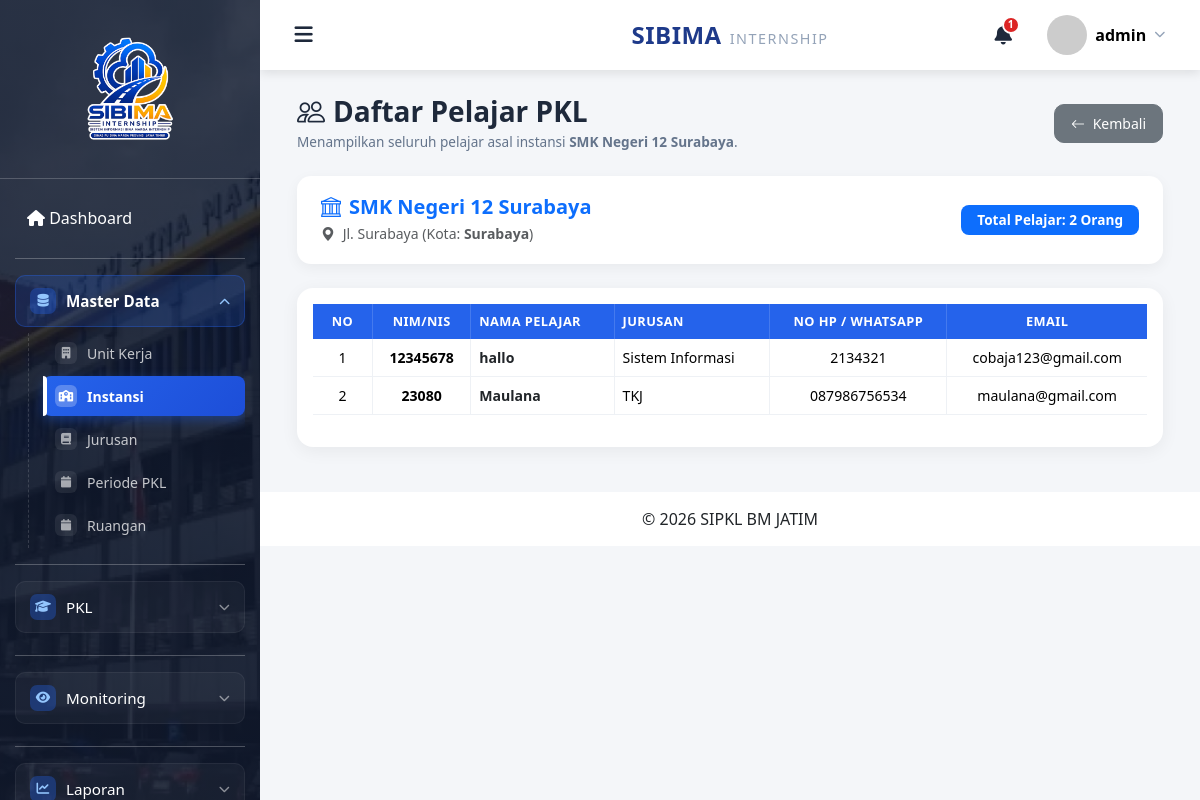
The app's page /admin/instansi/daftar_pelajar.php?id=8 (signed in) with its own data.
### tables this page shows
CREATE TABLE `instansi` (
  `id` bigint(20) NOT NULL,
  `nama_instansi` varchar(255) NOT NULL,
  `alamat` text DEFAULT NULL,
  `kota` varchar(100) DEFAULT NULL,
  `created_at` timestamp NULL DEFAULT NULL,
  `updated_at` timestamp NULL DEFAULT NULL
);

CREATE TABLE `pelajar` (
  `id` bigint(20) NOT NULL,
  `user_id` bigint(20) DEFAULT NULL,
  `nim` varchar(30) DEFAULT NULL,
  `nama` varchar(100) DEFAULT NULL,
  `instansi_id` int(11) NOT NULL,
  `jurusan_id` int(11) DEFAULT NULL,
  `id_ruangan` int(11) DEFAULT NULL,
  `alamat` text DEFAULT NULL,
  `no_hp` varchar(20) DEFAULT NULL,
  `email` varchar(100) DEFAULT NULL,
  `foto` varchar(255) DEFAULT NULL,
  `created_at` timestamp NULL DEFAULT NULL,
  `updated_at` timestamp NULL DEFAULT NULL,
  `last_notif_read` datetime DEFAULT NULL
);

CREATE TABLE `jurusan` (
  `id` bigint(20) NOT NULL,
  `nama_jurusan` varchar(255) NOT NULL,
  `jenjang` enum('SMA','SMK','MA','D3','D4','S1','S2') DEFAULT NULL,
  `created_at` timestamp NULL DEFAULT NULL,
  `updated_at` timestamp NULL DEFAULT NULL
);

### admin/instansi/daftar_pelajar.php (the view, shortened to what this page needs)
<?php
    include "../../config/config.php";
    $id_instansi = isset($_GET['id']) ? mysqli_real_escape_string($conn, $_GET['id']) : '';
    $query_instansi = mysqli_query($conn, "SELECT * FROM instansi WHERE id = '$id_instansi'");
    $instansi = mysqli_fetch_assoc($query_instansi);
    $query_pelajar = mysqli_query($conn, "
    SELECT p.*, j.nama_jurusan
    FROM pelajar p
    LEFT JOIN jurusan j ON p.jurusan_id = j.id
    WHERE p.instansi_id = '$id_instansi'
    ORDER BY p.id DESC
");
    include "../../include/header.php";
    include "../../include/navbar.php";
    include "../../include/sidebar.php";
?>
<div class="container-fluid">
    <div class="page-header-bar">
        <div>
            <h3><i class="bi bi-people me-2"></i>Daftar Pelajar PKL</h3>
            <p>Menampilkan seluruh pelajar asal instansi
                <b><?php echo htmlspecialchars($instansi['nama_instansi']); ?></b>.
            </p>
        </div>
        <a href="index.php" class="btn btn-secondary btn-sm px-3 py-2" style="border-radius: 10px;">
            <i class="bi bi-arrow-left me-1"></i> Kembali
        </a>
    </div>
    <div class="instansi-info-box">
        <div>
            <h5 class="fw-bold text-primary mb-1"><i
                    class="bi bi-bank me-2"></i><?php echo htmlspecialchars($instansi['nama_instansi']); ?></h5>
            <p class="text-muted mb-0 small"><i class="bi bi-geo-alt-fill me-1"></i>
                <?php echo ! empty($instansi['alamat']) ? htmlspecialchars($instansi['alamat']) : '-'; ?> (Kota:
                <b><?php echo ! empty($instansi['kota']) ? htmlspecialchars($instansi['kota']) : '-'; ?></b>)
            </p>
        </div>
        <div>
            <span class="badge bg-primary px-3 py-2" style="font-size: 0.85rem; border-radius: 8px;">
                Total Pelajar: <?php echo mysqli_num_rows($query_pelajar); ?> Orang
            </span>
        </div>
    </div>
    <div class="card card-table">
        <div class="card-body">
            <div class="table-responsive">
                <table id="tabelPelajarInstansi" class="table table-hover table-modern-pelajar">
                    <thead>
                        <tr>
                            <th width="60">No</th>
                            <th>NIM/NIS</th>
                            <th class="text-left-col">Nama Pelajar</th>
                            <th class="text-left-col">Jurusan</th>
                            <th>No HP / WhatsApp</th>
                            <th>Email</th>
                        </tr>
                    </thead>
                    <tbody>
                        <?php
                            $no = 1;
                            if (mysqli_num_rows($query_pelajar) > 0) {
                                while ($row = mysqli_fetch_assoc($query_pelajar)) {
                                ?>
                        <tr>
                            <td><?php echo $no++; ?></td>
                            <td><span class="fw-semibold"><?php echo htmlspecialchars($row['nim']); ?></span></td>
                            <td class="text-left-col fw-bold text-dark"><?php echo htmlspecialchars($row['nama']); ?>
                            </td>
                            <td class="text-left-col">
                                <?php echo ! empty($row['nama_jurusan']) ? htmlspecialchars($row['nama_jurusan']) : '<span class="text-muted">-</span>'; ?>
                            </td>
                            <td><?php echo ! empty($row['no_hp']) ? htmlspecialchars($row['no_hp']) : '-'; ?></td>
                            <td><?php echo ! empty($row['email']) ? htmlspecialchars($row['email']) : '-'; ?></td>
                        </tr>
                        <?php
                            }
                            }
                        ?>
                    </tbody>
                </table>
            </div>
        </div>
    </div>
</div>
<?php include "../../include/footer.php"; ?>

### assets/css/style.css (style rules this page uses)
* { margin:0; padding:0; box-sizing:border-box; }
body { background:#f4f6f9; font-family:'Segoe UI',sans-serif; }
a { text-decoration:none; }
.card { border:none; border-radius:15px; box-shadow:0 5px 15px rgba(0,0,0,.08); }

### admin/instansi/daftar_pelajar.php (style rules this page uses)
.page-header-bar { display: flex; justify-content: space-between; align-items: center; margin-bottom: 1.5rem; }
.page-header-bar h3 { font-weight: 700; color: #1e293b; margin: 0; }
.page-header-bar p { color: #64748b; font-size: 0.85rem; margin: 0.2rem 0 0; }
.card-table { border: none; border-radius: 16px; box-shadow: 0 4px 18px rgba(0, 0, 0, 0.06); }
table.table-modern-pelajar { border-collapse: separate !important; border-spacing: 0; width: 100% !important; }
table.table-modern-pelajar thead th { background: #2563eb; color: #fff; border: none !important; font-size: 0.8rem; text-transform: uppercase; letter-spacing: 0.4px; white-space: nowrap; text-align: center; border-right: 1px solid rgba(255, 255, 255, 0.15) !important; }
table.table-modern-pelajar thead th:last-child { border-right: none !important; }
table.table-modern-pelajar thead th.text-left-col { text-align: left; }
table.table-modern-pelajar tbody td { vertical-align: middle; font-size: 0.88rem; border-color: #eef1f5 !important; text-align: center; border-right: 1px solid #eef1f5; }
table.table-modern-pelajar tbody td.text-left-col { text-align: left !important; }
table.table-modern-pelajar tbody td:last-child { border-right: none; }
.instansi-info-box { background: #fff; border-radius: 14px; padding: 1.2rem 1.5rem; box-shadow: 0 4px 14px rgba(0, 0, 0, 0.05); margin-bottom: 1.5rem; display: flex; justify-content: space-between; align-items: center; }

### records on screen
instansi: nama_instansi "SMK Negeri 12 Surabaya", alamat "Jl. Surabaya", kota "Surabaya"
pelajar: nim "12345678", nama "hallo", jurusan.nama_jurusan "Sistem Informasi", no_hp "2134321", email "cobaja123@gmail.com"
pelajar: nim "23080", nama "Maulana", jurusan.nama_jurusan "TKJ", no_hp "087986756534", email "maulana@gmail.com"

### other values on screen
$totalNotifikasi "1"
$_SESSION['nama'] "admin"
mysqli_num_rows($query_pelajar) "2"
